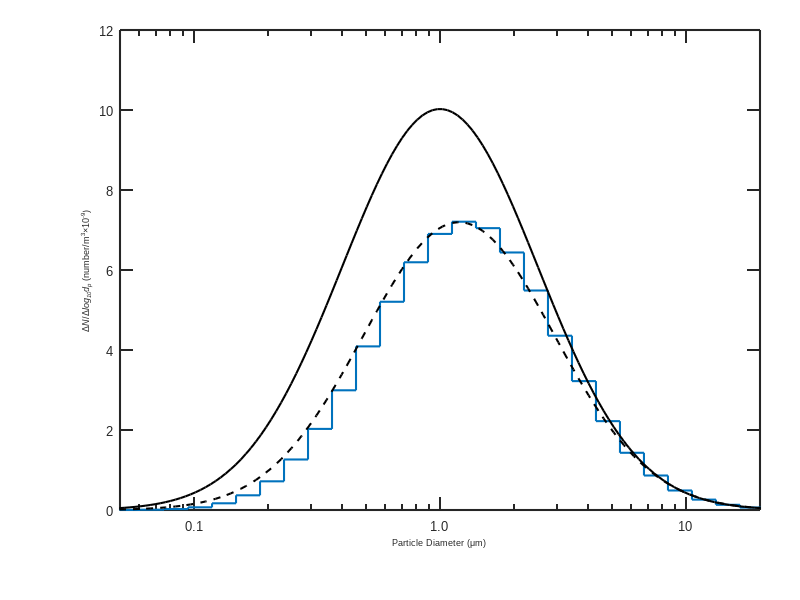

Recreate this plot in MATLAB.

% % % % % % % % % % % % % % % % % % % % % % % % % % % % % % % % % % % % % % % % %
% % % % % % % % % % % % % % % % % % % % % % % % % % % % % % % % % % % % % % % % %

clear all
clc
set(0,'defaultAxesFontName', 'Arial')
set(0,'defaultTextFontName', 'Arial')
set(0,'DefaultAxesFontName','Arial') 

% global miu kB T N0 DG0 SG0

N0=1e10;
DG0=1;
SG0=2.5;

P=101325;
kB=1.38054e-23;
T=293;
R=287;
gama=1.4;
miu0=1.71e-5;

% rhog=P/R/T;
miu=miu0*(273+111)/(T+111)*(T/273)^1.5;

Time=3600*24;

zspan=[0,Time];

NS=41;
dx=4.2/NS;
x=-2.5:dx:1.7;

x=[
-2
-1.902439024
-1.804878049
-1.707317073
-1.609756098
-1.512195122
-1.414634146
-1.317073171
-1.219512195
-1.12195122
-1.024390244
-0.926829268
-0.829268293
-0.731707317
-0.634146341
-0.536585366
-0.43902439
-0.341463415
-0.243902439
-0.146341463
-0.048780488
0.048780488
0.146341463
0.243902439
0.341463415
0.43902439
0.536585366
0.634146341
0.731707317
0.829268293
0.926829268
1.024390244
1.12195122
1.219512195
1.317073171
1.414634146
1.512195122
1.609756098
1.707317073
1.804878049
1.902439024
2
];


xm=(x(1:NS)+x(2:NS+1))/2;
Dp=power(10,x);
Dpm=(Dp(1:NS)+Dp(2:NS+1))/2;


% % % % % % % % % % % % % % % % % % % % % % % % % % % % % % % % 
% % % % % OpenFOAM Results Start% % % % % % % % % % % % % % % % 

QQ_OF=[
4.392460E-04
3.617030E-02
1.473150E+00
3.367420E+01
4.784540E+02
4.587790E+03
3.171910E+04
1.667520E+05
6.956120E+05
2.382610E+06
6.887170E+06
1.717570E+07
3.762180E+07
7.344730E+07
1.293640E+08
2.076840E+08
3.065530E+08
4.190050E+08
5.332830E+08
6.344430E+08
7.070120E+08
7.383090E+08
7.218080E+08
6.595130E+08
5.621220E+08
4.463460E+08
3.300850E+08
2.275610E+08
1.465280E+08
8.833610E+07
4.997830E+07
2.658810E+07
1.331770E+07
6.285310E+06
2.795880E+06
1.172260E+06
4.632350E+05
1.725020E+05
6.052670E+04
2.000850E+04
6.231100E+03
];

qq_OF=QQ_OF/dx;



% % % % % % % % % % % % % % % 

qq_OF(NS+1)=qq_OF(NS);
[XX,YY]=stairs(Dp,qq_OF);
figure
semilogx(XX,YY,'LineWidth',1.5)

hold on

% % % % % % % % % % % % % % % 

% B=bar(xm,qq_OF,0.7);
% B.FaceColor='b';
% 
% hold on

% % % % % % % % % % % % % % % 

% % % % % OpenFOAM Results End% % % % % % % % % % % % % % % % % 




% % % % % % % % % % % % % % % % % % % % % % % % % % % % % % % % % % % % % % % % % % % % % % % % % % 

DX=4.2/5/NS;
X=-2.5:DX:1.7;
DP=power(10,X);
% DPM=(DP(1:5*NS)+DP(2:5*NS+1))/2;
XM=(X(1:5*NS)+X(2:5*NS+1))/2;
DPM=power(10,XM);
vg0=pi/6*DG0^3;
Z0=(log(SG0))^2;
K=2*kB*T/3/miu;
a=1+exp(Z0);

% % % % % % % % % % % % % % % % % % % % % % % % % % % % 

n0=log(10)*N0/sqrt(2*pi)/Z0^0.5.*exp(-(log(DPM/DG0)).^2/2/Z0);

semilogx(DPM,n0(1:5*NS),'k-','LineWidth',1.5)
% plot(log10(DPM),n0(1:5*NS),'k--','LineWidth',2.0)

hold on

% % % % % % % % % % % % % % % % % % % % % % % % % % % % % 

vg=vg0*(1+a*K*N0*Time)*exp(9/2*Z0)/(2+(exp(9*Z0)-2)/(1+a*K*N0*Time))^0.5;
dg=(6*vg/pi)^(1/3);
Z=1/9*log(2+(exp(9*Z0)-2)/(1+a*K*N0*Time));
Nt=N0/(1+a*K*N0*Time);

nt=log(10)*Nt/sqrt(2*pi)/Z^0.5.*exp(-(log(DPM/dg)).^2/2/Z);

semilogx(DPM,nt(1:5*NS),'k--','LineWidth',1.5)
% plot(log10(DPM),nt(1:5*NS),'r--','LineWidth',2.0)


set(gca,'LineWidth',1.5,'fontname','arial','FontSize',9,'TickLength',[0.02 0.02])

xlabel('\fontname{arial}\fontsize{9}Particle Diameter (\mum)')
ylabel('\fontname{arial}\fontsize{9}\Delta\itN\rm/\Delta\itlog_{10}d_{p}\rm (number/m^{3}\times10^{-9})')

 set(gca,'XTickLabel',{'0.1','1.0','10'},'fontname','arial')
 set(gca,'YTickLabel',{'0','2','4','6','8','10','12'},'fontname','arial')
 
set(gcf,'Units','centimeters','Position',[10 8 10 8.5]);
set(gca,'Position',[0.15 0.15 0.8 0.8])

% axis([-1.1,1.25,0,1.2e10])

axis([0.05,20,0,1.2e10])



% legend('\fontsize{11}Simulation','\fontsize{11}Initial','\fontsize{11}Analytical')
% legend boxoff
% set(gca, 'FontName', 'Arial')



set(0,'defaultAxesFontName', 'Arial')
set(0,'defaultTextFontName', 'Arial')
set(0,'DefaultAxesFontName','Arial') 





















% semilogx(Dpm(1:NS),DQ0(1:NS),'r--d','LineWidth',2)
% hold on
% semilogx(Dpm(1:NS),q(1:NS),'b-+','LineWidth',2)
% hold on
% semilogx(Dpm(1:NS),q_Exp(1:NS)*1e12,'k-.+','LineWidth',2)



% set(gca,'LineWidth',1.0,'FontSize',12,'TickLength',[0.02 0.02])
% xlabel('\fontsize{14}Particle Diameter (\mum)')
% ylabel('\fontsize{14}\Delta\itN\rm/\Delta\itlog_{10}d\rm (number/m^{3})')
% xtick=10.^(-2:2);
% set(gca,'XTick',xtick,'XTickLabel',xtick)
% ytick=10.^(-1:0.1:0);
% ytick=0:2e11:1.2e12;

% set(gca,'YTick',ytick,'YTickLabel',{'0.1','0.2','0.3','0.4','0.5','0.6','0.7','0.8','0.9','1.0'})
% set(gca,'YTick',ytick,'YTickLabel',{'0','2','4','6','8','10','12\times10^{11}'})
% axis([0.01,10,-0.5e11,1.2e12])
% legend('\fontsize{14}Initial PSD','\fontsize{14}Simulation','\fontsize{14}Experiment')


